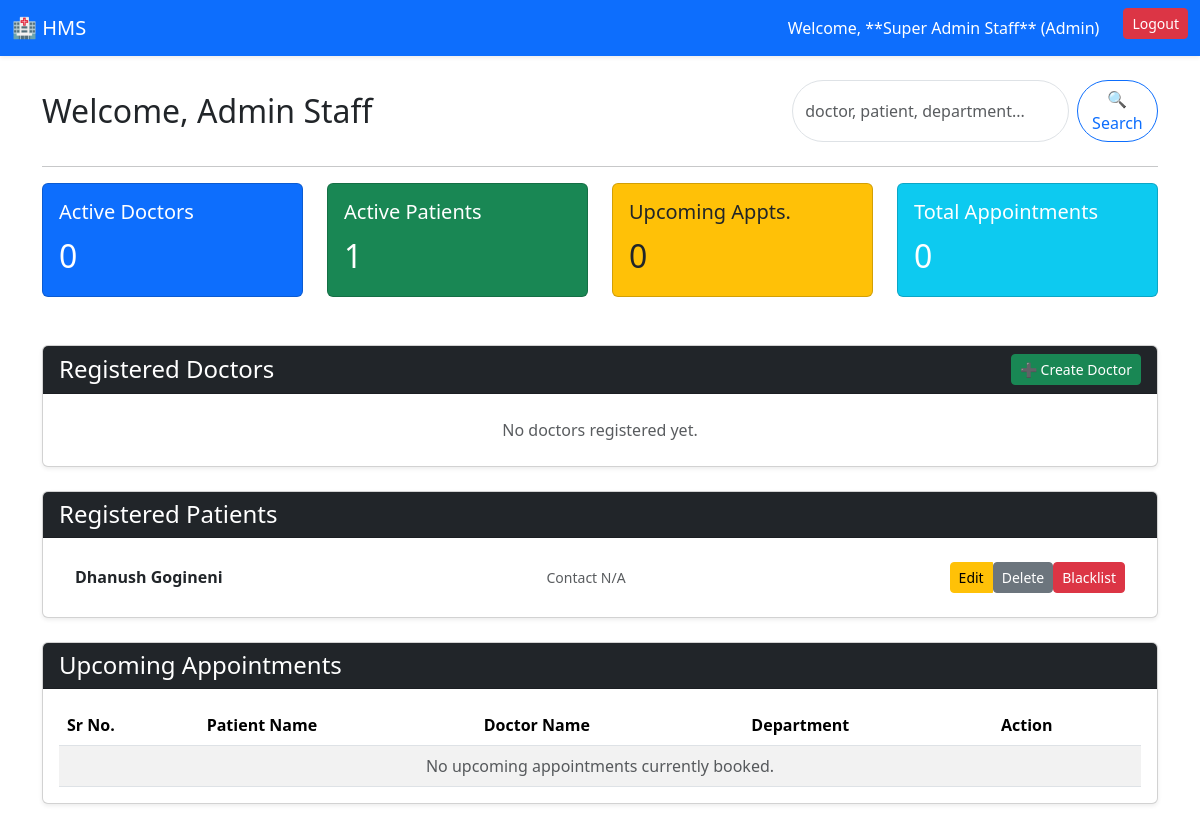
The app's page /admin/dashboard (signed in), older data.
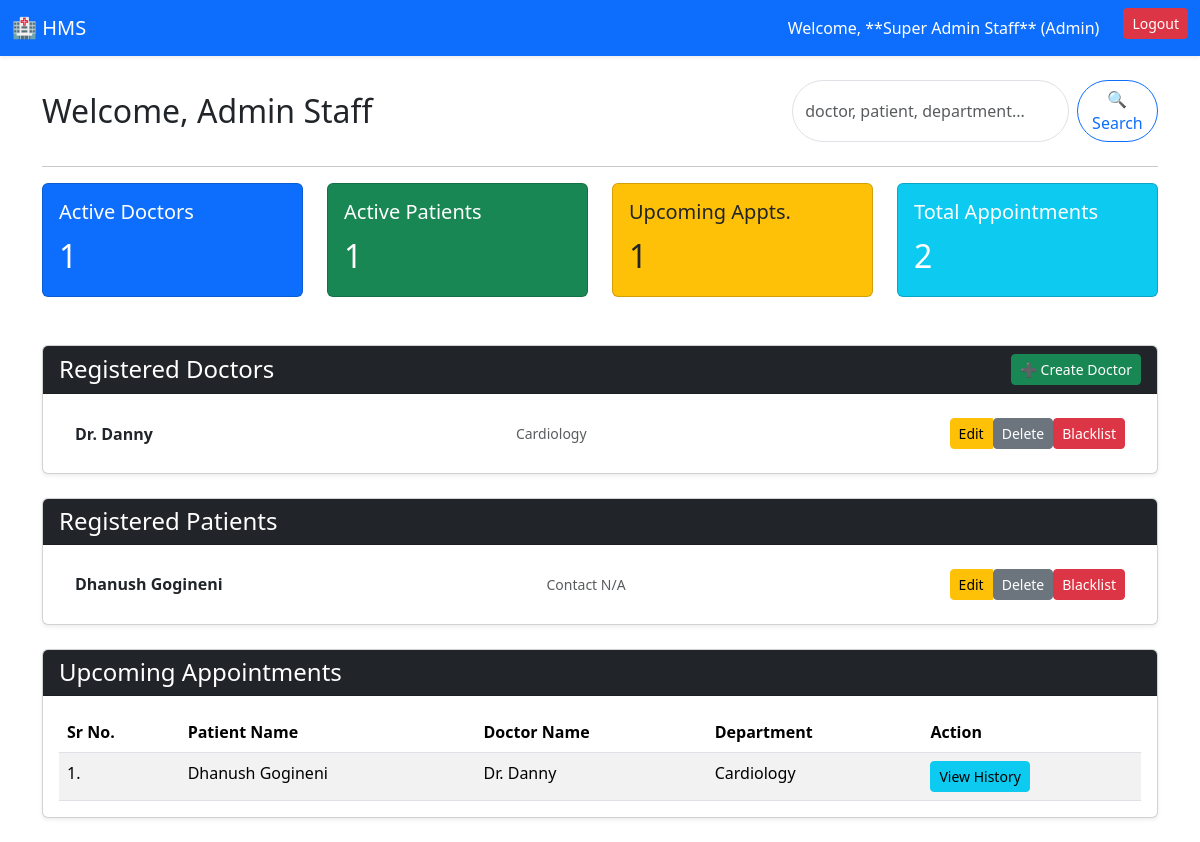
The same page, newer data.
### tables this page shows
CREATE TABLE user (
            user_id INTEGER PRIMARY KEY AUTOINCREMENT,
            username TEXT UNIQUE NOT NULL,
            password_hash TEXT NOT NULL,
            role TEXT NOT NULL CHECK(role IN ('Admin', 'Doctor', 'Patient')),
            name TEXT NOT NULL,
            contact_info TEXT,
            is_active BOOLEAN DEFAULT 1 -- For blacklisting/removal
        );

CREATE TABLE doctor (
            doctor_id INTEGER PRIMARY KEY,
            dept_id INTEGER NOT NULL,
            specialization_name TEXT NOT NULL,
            FOREIGN KEY (doctor_id) REFERENCES user (user_id),
            FOREIGN KEY (dept_id) REFERENCES department (dept_id)
        );

CREATE TABLE appointment (
            app_id INTEGER PRIMARY KEY AUTOINCREMENT,
            patient_id INTEGER NOT NULL,
            doctor_id INTEGER NOT NULL,
            date TEXT NOT NULL,
            time TEXT NOT NULL,
            status TEXT NOT NULL CHECK(status IN ('Booked', 'Completed', 'Cancelled')),
            -- Prevent multiple appointments at the same date and time for the same doctor
            UNIQUE(doctor_id, date, time), 
            FOREIGN KEY (patient_id) REFERENCES patient (patient_id),
            FOREIGN KEY (doctor_id) REFERENCES doctor (doctor_id)
        );

CREATE TABLE department (
            dept_id INTEGER PRIMARY KEY AUTOINCREMENT,
            name TEXT UNIQUE NOT NULL,
            description TEXT
        );

### app.py (the view)
@app.route('/admin/dashboard', methods=['GET'])
@login_required(role='Admin')
def admin_dashboard():
    db = get_db()
    stats = db.execute('''
        SELECT
            (SELECT COUNT(*) FROM user WHERE role='Doctor' AND is_active = 1) AS active_doctors,
            (SELECT COUNT(*) FROM user WHERE role='Patient' AND is_active = 1) AS active_patients,
            (SELECT COUNT(*) FROM appointment WHERE status = 'Booked') AS upcoming_appointments,
            (SELECT COUNT(*) FROM appointment) AS total_appointments
    ''').fetchone()
    doctors = db.execute('''
        SELECT u.user_id, u.name, d.specialization_name, u.is_active
        FROM user u
        LEFT JOIN doctor d ON u.user_id = d.doctor_id
        WHERE u.role = 'Doctor'
        ORDER BY u.name
    ''').fetchall()
    patients = db.execute('''
        SELECT user_id, name, contact_info, is_active
        FROM user
        WHERE role = 'Patient'
        ORDER BY name
    ''').fetchall()
    upcoming_appointments = db.execute('''
        SELECT
            a.app_id,
            p_user.name AS patient_name,
            d_user.name AS doctor_name,
            dept.name AS department_name
        FROM appointment a
        JOIN user p_user ON a.patient_id = p_user.user_id
        JOIN user d_user ON a.doctor_id = d_user.user_id
        JOIN doctor d ON a.doctor_id = d.doctor_id
        JOIN department dept ON d.dept_id = dept.dept_id
        WHERE a.status = 'Booked'
        ORDER BY a.date, a.time
        LIMIT 10
    ''').fetchall()
    departments = db.execute('SELECT dept_id, name FROM department ORDER BY name').fetchall()
    return render_template('admin/dashboard.html',
                           stats=stats,
                           doctors=doctors,
                           patients=patients,
                           appointments=upcoming_appointments,
                           departments=departments)

### app.py (called while the page is built, shortened)
def get_db():
    db = getattr(g, '_database', None)
    if db is None:
        db = g._database = get_db_connection()
    return db

@app.teardown_appcontext
def close_connection(exception):
    db = getattr(g, '_database', None)
    if db is not None:
        db.close()

def login_required(role=None):
    def wrapper(f):
        @wraps(f)
        def decorated_function(*args, **kwargs):
            if 'user_id' not in session:
                flash('Please log in to access this page.', 'warning')
                return redirect(url_for('login'))
            return f(*args, **kwargs)
        return decorated_function
    return wrapper

### database.py (called while the page is built)
def get_db_connection():
    conn = sqlite3.connect(DATABASE)
    conn.row_factory = sqlite3.Row
    return conn

### templates/admin/dashboard.html (shortened to what the changed rows need)
{% extends 'base.html' %}
{% block content %}
<div class="d-flex justify-content-between align-items-center mb-4">
    <h2 class="mb-0">Welcome, Admin Staff</h2>
</div>
<div class="row mb-5">
    <div class="col-md-3">
        <div class="card text-white bg-primary card-shadow">
            <div class="card-body">
                <h5 class="card-title">Active Doctors</h5>
                <p class="card-text fs-2">{{ stats['active_doctors'] }}</p>
            </div>
        </div>
    </div>
    <div class="col-md-3">
        <div class="card text-dark bg-warning card-shadow">
            <div class="card-body">
                <h5 class="card-title">Upcoming Appts.</h5>
                <p class="card-text fs-2">{{ stats['upcoming_appointments'] }}</p>
            </div>
        </div>
    </div>
    <div class="col-md-3">
        <div class="card text-white bg-info card-shadow">
            <div class="card-body">
                <h5 class="card-title">Total Appointments</h5>
                <p class="card-text fs-2">{{ stats['total_appointments'] }}</p>
            </div>
        </div>
    </div>
</div>
<div class="row">
    <div class="col-12">
        <div class="card shadow-sm mb-4">
            <div class="card-body">
                <ul class="list-group list-group-flush">
                    {% for doctor in doctors %}
                    <li class="list-group-item d-flex justify-content-between align-items-center">
                        <span class="fw-bold">Dr. {{ doctor['name'] }}</span>
                        <small class="text-muted">{{ doctor['specialization_name'] }}</small>
                        <div class="btn-group" role="group">
                            <a href="#" class="btn btn-sm btn-warning">Edit</a>
                            <form action="{{ url_for('toggle_user_status', user_id=doctor['user_id'], action='delete') }}" method="POST" style="display:inline;">
                                <button type="submit" class="btn btn-sm btn-secondary">Delete</button>
                            </form>
                            {% if doctor['is_active'] %}
                                <form action="{{ url_for('toggle_user_status', user_id=doctor['user_id'], action='blacklist') }}" method="POST" style="display:inline;">
                                    <button type="submit" class="btn btn-sm btn-danger">Blacklist</button>
                                </form>
                            {% else %}
                                <form action="{{ url_for('toggle_user_status', user_id=doctor['user_id'], action='activate') }}" method="POST" style="display:inline;">
                                    <button type="submit" class="btn btn-sm btn-success">Activate</button>
                                </form>
                            {% endif %}
                        </div>
                    </li>
                    {% else %}
                    <li class="list-group-item text-center text-muted">No doctors registered yet.</li>
                    {% endfor %}
                </ul>
            </div>
        </div>
    </div>
    <div class="col-12">
        <div class="card shadow-sm mb-4">
            <div class="card-body">
                <ul class="list-group list-group-flush">
                    {% for patient in patients %}
                    <li class="list-group-item d-flex justify-content-between align-items-center">
                        <span class="fw-bold">{{ patient['name'] }}</span>
                        <small class="text-muted">{{ patient['contact_info'] or 'Contact N/A' }}</small>
                        <div class="btn-group" role="group">
                            <a href="#" class="btn btn-sm btn-warning">Edit</a>
                            <form action="{{ url_for('toggle_user_status', user_id=patient['user_id'], action='delete') }}" method="POST" style="display:inline;">
                                <button type="submit" class="btn btn-sm btn-secondary">Delete</button>
                            </form>
                            {% if patient['is_active'] %}
                                <form action="{{ url_for('toggle_user_status', user_id=patient['user_id'], action='blacklist') }}" method="POST" style="display:inline;">
                                    <button type="submit" class="btn btn-sm btn-danger">Blacklist</button>
                                </form>
                            {% else %}
                                <form action="{{ url_for('toggle_user_status', user_id=patient['user_id'], action='activate') }}" method="POST" style="display:inline;">
                                    <button type="submit" class="btn btn-sm btn-success">Activate</button>
                                </form>
                            {% endif %}
                        </div>
                    </li>
                    {% else %}
                    <li class="list-group-item text-center text-muted">No patients registered yet.</li>
                    {% endfor %}
                </ul>
            </div>
        </div>
    </div>
    <div class="col-12">
        <div class="card shadow-sm mb-4">
            <div class="card-body">
                <div class="table-responsive">
                    <table class="table table-striped table-hover mb-0">
                        <thead>
                            <tr>
                                <th>Sr No.</th>
                                <th>Patient Name</th>
                                <th>Doctor Name</th>
                                <th>Department</th>
                                <th>Action</th>
                            </tr>
                        </thead>
                        <tbody>
                            {% for appt in appointments %}
                            <tr>
                                <td>{{ loop.index }}.</td>
                                <td>{{ appt['patient_name'] }}</td>
                                <td>Dr. {{ appt['doctor_name'] }}</td>
                                <td>{{ appt['department_name'] }}</td>
                                <td>
                                    <a href="#" class="btn btn-sm btn-info">View History</a>
                                </td>
                            </tr>
                            {% else %}
                            <tr>
                                <td colspan="5" class="text-center text-muted">No upcoming appointments currently booked.</td>
                            </tr>
                            {% endfor %}
                        </tbody>
                    </table>
                </div>
            </div>
        </div>
    </div>
</div>
{% endblock %}

Row changes from the older to the newer data that the page shows:
added doctor: name "Danny", specialization_name "Cardiology"
added appointment: patient_name "Dhanush Gogineni", doctor_name "Danny", department_name "Cardiology"
Text that changed along with them:
{{ stats['active_doctors'] }}: "0" → "1"
{{ stats['upcoming_appointments'] }}: "0" → "1"
{{ stats['total_appointments'] }}: "0" → "2"
text no longer shown: "No doctors registered yet. No upcoming appointments currently booked."
